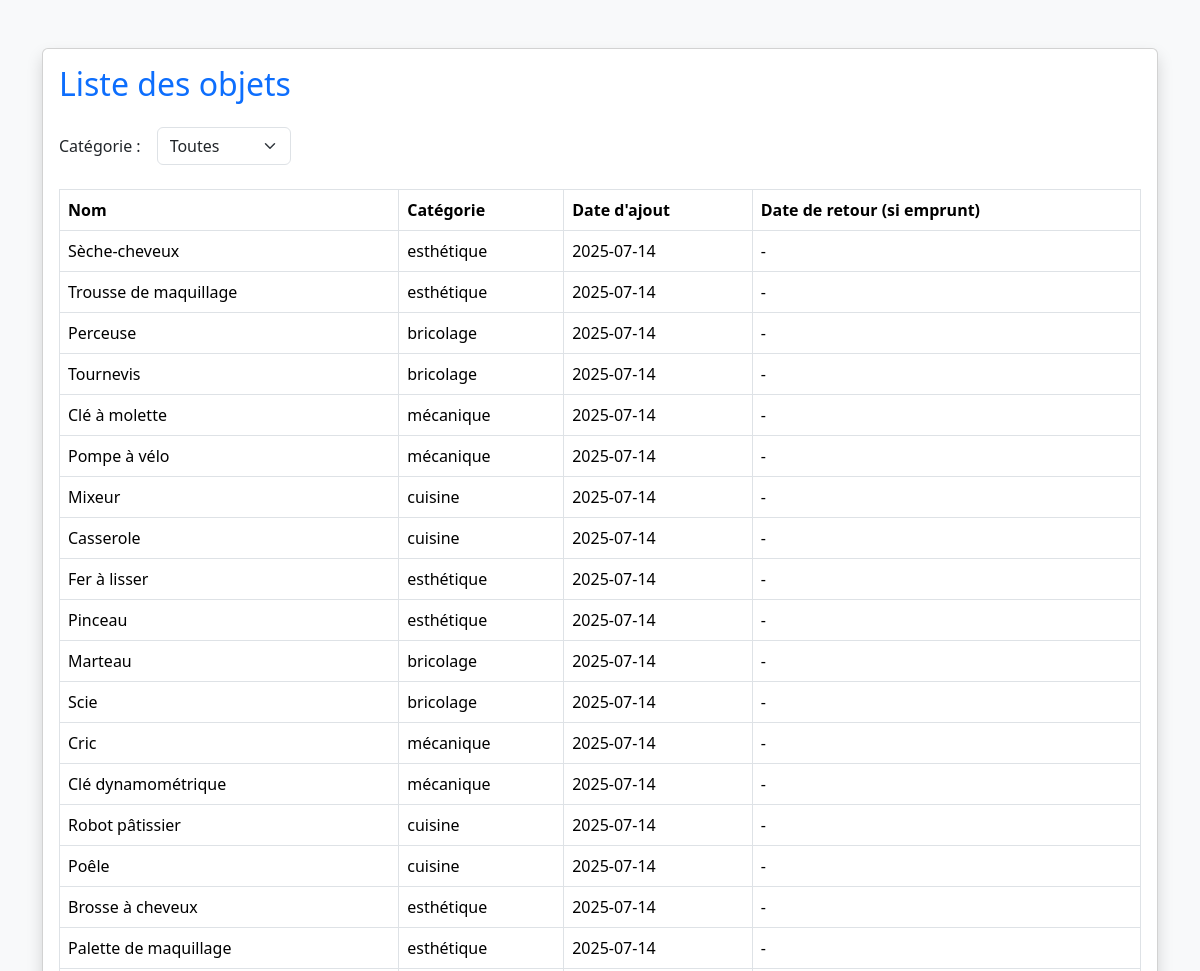
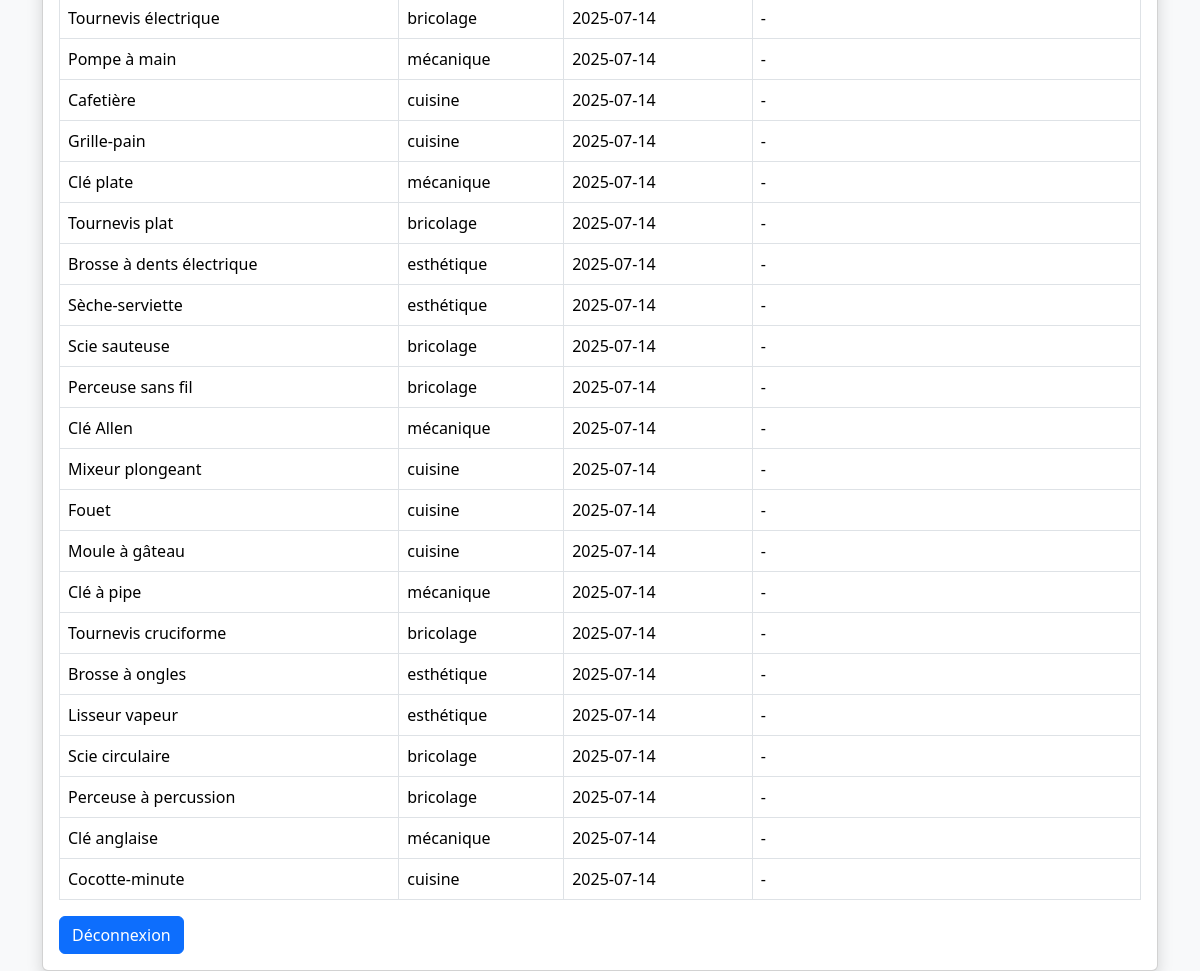
/accueil.php (signed in), run on the app's committed database (2 pictures, top to bottom).
### tables this page shows
CREATE TABLE objet (
    id_objet INT AUTO_INCREMENT PRIMARY KEY,
    nom_objet VARCHAR(100),
    id_categorie INT,
    id_membre INT,
    FOREIGN KEY (id_categorie) REFERENCES categorie_objet(id_categorie),
    FOREIGN KEY (id_membre) REFERENCES membre(id_membre)
);

CREATE TABLE categorie_objet (
    id_categorie INT AUTO_INCREMENT PRIMARY KEY,
    nom_categorie VARCHAR(50)
);

### accueil.php (the view, shortened to what this page needs)
<?php
 $conn = new mysqli("localhost", "ETU004182", "12p8q4a7", "db_s2_ETU004182");
$sql = "SELECT o.nom_objet, c.nom_categorie, o.date_ajout,
       (
           SELECT e.date_retour
           FROM emprunt e
           WHERE e.id_objet = o.id_objet
             AND (e.date_retour IS NULL OR e.date_retour >= CURDATE())
           ORDER BY e.date_emprunt DESC
           LIMIT 1
       ) AS date_retour
FROM objet o
JOIN categorie_objet c ON o.id_categorie = c.id_categorie";
$result = $conn->query($sql);
?>
<!DOCTYPE html>
<html lang="fr">
<head>
    <link href="bootstrap-5.3.5-dist/css/bootstrap.css" rel="stylesheet">
</head>
<body class="bg-light">
    <div class="container mt-5">
        <div class="card shadow">
            <div class="card-body">
                <h2 class="text-primary mb-4">Liste des objets</h2>
                <form method="get" class="mb-4">
                    <div class="row g-3 align-items-center">
                        <div class="col-auto">
                            <label for="categorie" class="col-form-label">Catégorie :</label>
                        </div>
                        <div class="col-auto">
                            <select name="categorie" id="categorie" class="form-select" onchange="this.form.submit()">
                                <option value="0">Toutes</option>
                            </select>
                        </div>
                    </div>
                </form>
                <table class="table table-bordered">
                    <thead>
                        <tr>
                            <th>Nom</th>
                            <th>Catégorie</th>
                            <th>Date d'ajout</th>
                            <th>Date de retour (si emprunt)</th>
                        </tr>
                    </thead>
                    <tbody>
                        <?php if ($result->num_rows > 0): ?>
                            <?php while($row = $result->fetch_assoc()): ?>
                                <tr>
                                    <td><?= htmlspecialchars($row['nom_objet']) ?></td>
                                    <td><?= htmlspecialchars($row['nom_categorie']) ?></td>
                                    <td><?= htmlspecialchars($row['date_ajout']) ?></td>
                                    <td><?= $row['date_retour'] ? htmlspecialchars($row['date_retour']) : '-' ?></td>
                                </tr>
                            <?php endwhile; ?>
                        <?php else: ?>
                            <tr><td colspan="4" class="text-center text-muted">Aucun objet trouvé.</td></tr>
                        <?php endif; ?>
                    </tbody>
                </table>
                <a href="logout.php" class="btn btn-primary">Déconnexion</a>
            </div>
        </div>
    </div>
</body>
</html>

### data on the page
objet: nom_objet "Sèche-cheveux", id_categorie.nom_categorie "esthétique", date_ajout "2025-07-14"
objet: nom_objet "Trousse de maquillage", id_categorie.nom_categorie "esthétique", date_ajout "2025-07-14"
objet: nom_objet "Perceuse", id_categorie.nom_categorie "bricolage", date_ajout "2025-07-14"
objet: nom_objet "Tournevis", id_categorie.nom_categorie "bricolage", date_ajout "2025-07-14"
objet: nom_objet "Clé à molette", id_categorie.nom_categorie "mécanique", date_ajout "2025-07-14"
objet: nom_objet "Pompe à vélo", id_categorie.nom_categorie "mécanique", date_ajout "2025-07-14"
objet: nom_objet "Mixeur", id_categorie.nom_categorie "cuisine", date_ajout "2025-07-14"
objet: nom_objet "Casserole", id_categorie.nom_categorie "cuisine", date_ajout "2025-07-14"
objet: nom_objet "Fer à lisser", id_categorie.nom_categorie "esthétique", date_ajout "2025-07-14"
objet: nom_objet "Pinceau", id_categorie.nom_categorie "esthétique", date_ajout "2025-07-14"
objet: nom_objet "Marteau", id_categorie.nom_categorie "bricolage", date_ajout "2025-07-14"
objet: nom_objet "Scie", id_categorie.nom_categorie "bricolage", date_ajout "2025-07-14"
objet: nom_objet "Cric", id_categorie.nom_categorie "mécanique", date_ajout "2025-07-14"
objet: nom_objet "Clé dynamométrique", id_categorie.nom_categorie "mécanique", date_ajout "2025-07-14"
objet: nom_objet "Robot pâtissier", id_categorie.nom_categorie "cuisine", date_ajout "2025-07-14"
objet: nom_objet "Poêle", id_categorie.nom_categorie "cuisine", date_ajout "2025-07-14"
objet: nom_objet "Brosse à cheveux", id_categorie.nom_categorie "esthétique", date_ajout "2025-07-14"
objet: nom_objet "Palette de maquillage", id_categorie.nom_categorie "esthétique", date_ajout "2025-07-14"
objet: nom_objet "Tournevis électrique", id_categorie.nom_categorie "bricolage", date_ajout "2025-07-14"
objet: nom_objet "Pompe à main", id_categorie.nom_categorie "mécanique", date_ajout "2025-07-14"
objet: nom_objet "Cafetière", id_categorie.nom_categorie "cuisine", date_ajout "2025-07-14"
objet: nom_objet "Grille-pain", id_categorie.nom_categorie "cuisine", date_ajout "2025-07-14"
objet: nom_objet "Clé plate", id_categorie.nom_categorie "mécanique", date_ajout "2025-07-14"
objet: nom_objet "Tournevis plat", id_categorie.nom_categorie "bricolage", date_ajout "2025-07-14"
objet: nom_objet "Brosse à dents électrique", id_categorie.nom_categorie "esthétique", date_ajout "2025-07-14"
objet: nom_objet "Sèche-serviette", id_categorie.nom_categorie "esthétique", date_ajout "2025-07-14"
objet: nom_objet "Scie sauteuse", id_categorie.nom_categorie "bricolage", date_ajout "2025-07-14"
objet: nom_objet "Perceuse sans fil", id_categorie.nom_categorie "bricolage", date_ajout "2025-07-14"
objet: nom_objet "Clé Allen", id_categorie.nom_categorie "mécanique", date_ajout "2025-07-14"
objet: nom_objet "Mixeur plongeant", id_categorie.nom_categorie "cuisine", date_ajout "2025-07-14"
objet: nom_objet "Fouet", id_categorie.nom_categorie "cuisine", date_ajout "2025-07-14"
objet: nom_objet "Moule à gâteau", id_categorie.nom_categorie "cuisine", date_ajout "2025-07-14"
objet: nom_objet "Clé à pipe", id_categorie.nom_categorie "mécanique", date_ajout "2025-07-14"
objet: nom_objet "Tournevis cruciforme", id_categorie.nom_categorie "bricolage", date_ajout "2025-07-14"
objet: nom_objet "Brosse à ongles", id_categorie.nom_categorie "esthétique", date_ajout "2025-07-14"
objet: nom_objet "Lisseur vapeur", id_categorie.nom_categorie "esthétique", date_ajout "2025-07-14"
objet: nom_objet "Scie circulaire", id_categorie.nom_categorie "bricolage", date_ajout "2025-07-14"
objet: nom_objet "Perceuse à percussion", id_categorie.nom_categorie "bricolage", date_ajout "2025-07-14"
objet: nom_objet "Clé anglaise", id_categorie.nom_categorie "mécanique", date_ajout "2025-07-14"
objet: nom_objet "Cocotte-minute", id_categorie.nom_categorie "cuisine", date_ajout "2025-07-14"
